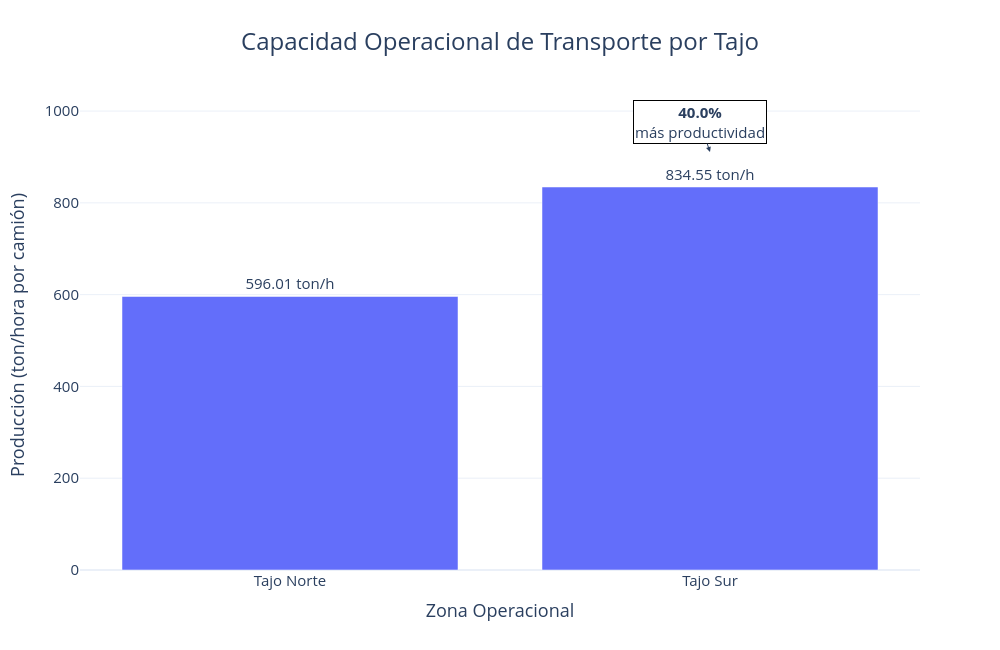

Here is the notebook cell this chart was saved with:
### Markdown cell above
### 2.1 Visualización del Rendimiento Operacional por Tajo

A continuación, se presenta una comparación gráfica de la capacidad de producción horaria por camión entre el Tajo Norte y el Tajo Sur.

Esta visualización permite identificar el impacto operacional de:

- la geometría de acarreo,
- las pendientes,
- las velocidades operativas,
- y los tiempos de ciclo

sobre la productividad de la flota CAT 797F.

### Code cell
import pandas as pd
import plotly.express as px

# DATAFRAME

df_prod = pd.DataFrame({ "Tajo": ["Tajo Norte","Tajo Sur"],"Produccion_ton_h": [prod_hora_norte,prod_hora_sur]})


# DIFERENCIA %

incremento_prod = ((prod_hora_sur -prod_hora_norte)/prod_hora_norte) * 100


# GRÁFICO

fig = px.bar(

    df_prod,
    x="Tajo",
    y="Produccion_ton_h",
    text="Produccion_ton_h",
    title="Capacidad Operacional de Transporte por Tajo",
    template="plotly_white"
)


# PERSONALIZACIÓN

fig.update_traces(

    texttemplate="%{text:.2f} ton/h",
    textposition="outside"
)

fig.update_layout(

    title_x=0.5,
    title_font_size=24,
    xaxis_title="Zona Operacional",
    yaxis_title="Producción (ton/hora por camión)",
    font=dict(size=15),height=650,width=1000
)


# ANOTACIÓN EJECUTIVA

fig.add_annotation(

    x="Tajo Sur",
    y=prod_hora_sur,
    text=(f"<b>{incremento_prod:.1f}%</b><br>"f"más productividad"),
    showarrow=True,
    arrowhead=2,
    yshift=35,
    bordercolor="black",
    borderwidth=1,
    bgcolor="white"
)

# MOSTRAR

fig.show()

### Figure 1 — Plotly figure (JSON) as saved in the notebook; plotly's stock layout.template omitted (floating-point values rounded to 4 significant figures)
{"data": [{"hovertemplate": "Tajo=%{x}<br>Produccion_ton_h=%{text}<extra></extra>", "legendgroup": "", "marker": {"color": "#636efa", "pattern": {"shape": ""}}, "name": "", "orientation": "v", "showlegend": false, "text": [596.0, 834.5], "textposition": "outside", "texttemplate": "%{text:.2f} ton/h", "type": "bar", "x": ["Tajo Norte", "Tajo Sur"], "xaxis": "x", "y": [596.0, 834.5], "yaxis": "y"}], "layout": {"annotations": [{"arrowhead": 2, "bgcolor": "white", "bordercolor": "black", "borderwidth": 1, "showarrow": true, "text": "<b>40.0%</b><br>más productividad", "x": "Tajo Sur", "y": 834.5, "yshift": 35}], "barmode": "relative", "font": {"size": 15}, "height": 650, "legend": {"tracegroupgap": 0}, "title": {"font": {"size": 24}, "text": "Capacidad Operacional de Transporte por Tajo", "x": 0.5}, "width": 1000, "xaxis": {"anchor": "y", "domain": [0, 1], "title": {"text": "Zona Operacional"}}, "yaxis": {"anchor": "x", "domain": [0, 1], "title": {"text": "Producción (ton/hora por camión)"}}}}
